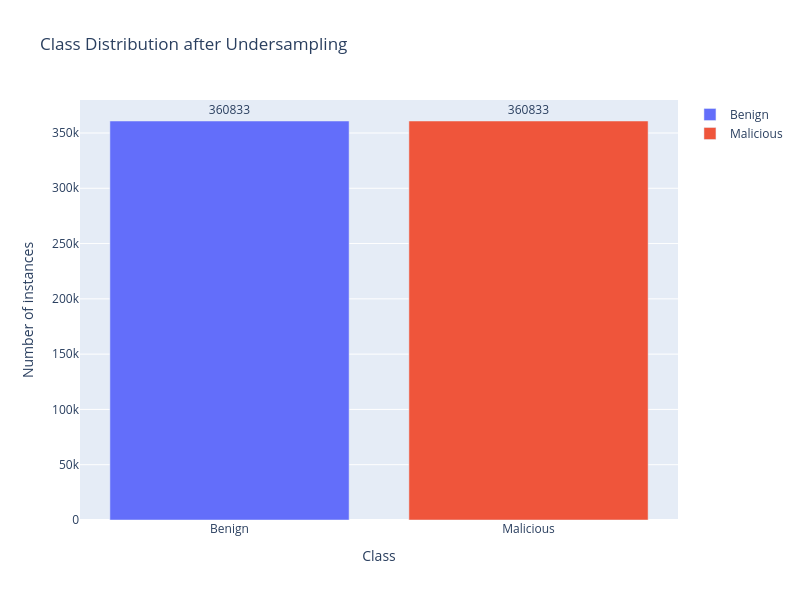

Write notebook code for a chart like this one.
### Markdown cell above
# Show Data After Balancing

### Code cell
labels, counts = np.unique(y_us, return_counts=True)

# Create the figure
fig = go.Figure()

# Add bars for each class
for label, count in zip(labels, counts):
    fig.add_trace(go.Bar(
        name=label,
        x=[label],
        y=[count],
        text=[count],
        textposition='outside',
        orientation='v'
    ))

# Update layout
fig.update_layout(
    width=800,
    height=600,
    title='Class Distribution after Undersampling',
    yaxis_title='Number of instances',
    xaxis_title='Class'
)

# Show the plot
iplot(fig)

### Figure 1 — Plotly figure (JSON) as saved in the notebook; plotly's stock layout.template omitted (floating-point values rounded to 4 significant figures)
{"data": [{"name": "Benign", "orientation": "v", "text": ["360833"], "textposition": "outside", "type": "bar", "x": ["Benign"], "y": [360833]}, {"name": "Malicious", "orientation": "v", "text": ["360833"], "textposition": "outside", "type": "bar", "x": ["Malicious"], "y": [360833]}], "layout": {"height": 600, "title": {"text": "Class Distribution after Undersampling"}, "width": 800, "xaxis": {"title": {"text": "Class"}}, "yaxis": {"title": {"text": "Number of instances"}}}}
